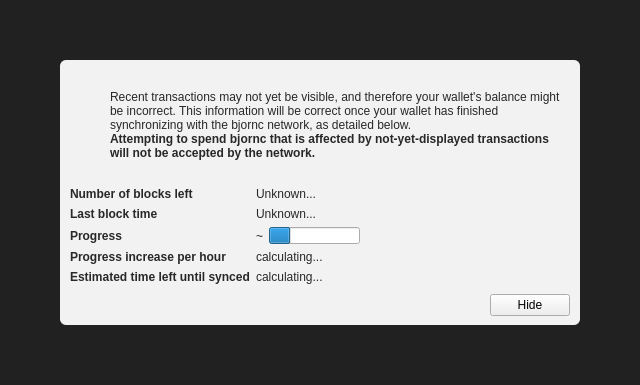
<?xml version="1.0" encoding="UTF-8"?>
<ui version="4.0">
 <class>ModalOverlay</class>
 <widget class="ModalOverlay" name="ModalOverlay">
  <property name="geometry">
   <rect>
    <x>0</x>
    <y>0</y>
    <width>640</width>
    <height>385</height>
   </rect>
  </property>
  <property name="windowTitle">
   <string>Form</string>
  </property>
  <layout class="QVBoxLayout" name="verticalLayout" stretch="0">
   <property name="sizeConstraint">
    <enum>QLayout::SetDefaultConstraint</enum>
   </property>
   <property name="leftMargin">
    <number>0</number>
   </property>
   <property name="topMargin">
    <number>0</number>
   </property>
   <property name="rightMargin">
    <number>0</number>
   </property>
   <property name="bottomMargin">
    <number>0</number>
   </property>
   <item>
    <widget class="QWidget" name="bgWidget" native="true">
     <property name="styleSheet">
      <string notr="true">#bgWidget { background: rgba(0,0,0,220); }</string>
     </property>
     <layout class="QVBoxLayout" name="verticalLayoutMain" stretch="1">
      <property name="leftMargin">
       <number>60</number>
      </property>
      <property name="topMargin">
       <number>60</number>
      </property>
      <property name="rightMargin">
       <number>60</number>
      </property>
      <property name="bottomMargin">
       <number>60</number>
      </property>
      <item>
       <widget class="QWidget" name="contentWidget" native="true">
        <property name="styleSheet">
         <string notr="true">#contentWidget { background: rgba(255,255,255,240); border-radius: 6px; }

QLabel { color: rgb(40,40,40);  }</string>
        </property>
        <layout class="QVBoxLayout" name="verticalLayoutSub" stretch="1,0,0,0">
         <property name="spacing">
          <number>0</number>
         </property>
         <property name="leftMargin">
          <number>10</number>
         </property>
         <property name="topMargin">
          <number>10</number>
         </property>
         <property name="rightMargin">
          <number>10</number>
         </property>
         <property name="bottomMargin">
          <number>10</number>
         </property>
         <item>
          <layout class="QHBoxLayout" name="horizontalLayoutIconText" stretch="0,1">
           <property name="topMargin">
            <number>20</number>
           </property>
           <item>
            <layout class="QVBoxLayout" name="verticalLayoutIcon">
             <property name="leftMargin">
              <number>0</number>
             </property>
             <item>
              <widget class="QPushButton" name="warningIcon">
               <property name="enabled">
                <bool>false</bool>
               </property>
               <property name="text">
                <string/>
               </property>
               <property name="icon">
                <iconset>
                 <normaloff>:/icons/warning</normaloff>
                 <disabledoff>:/icons/warning</disabledoff>:/icons/warning</iconset>
               </property>
               <property name="iconSize">
                <size>
                 <width>48</width>
                 <height>48</height>
                </size>
               </property>
               <property name="flat">
                <bool>true</bool>
               </property>
              </widget>
             </item>
             <item>
              <spacer name="verticalSpacerWarningIcon">
               <property name="orientation">
                <enum>Qt::Vertical</enum>
               </property>
               <property name="sizeHint" stdset="0">
                <size>
                 <width>20</width>
                 <height>40</height>
                </size>
               </property>
              </spacer>
             </item>
            </layout>
           </item>
           <item>
            <layout class="QVBoxLayout" name="verticalLayoutInfoText">
             <property name="leftMargin">
              <number>0</number>
             </property>
             <property name="topMargin">
              <number>0</number>
             </property>
             <item>
              <widget class="QLabel" name="infoText">
               <property name="text">
                <string>Recent transactions may not yet be visible, and therefore your wallet's balance might be incorrect. This information will be correct once your wallet has finished synchronizing with the bjornc network, as detailed below.</string>
               </property>
               <property name="textFormat">
                <enum>Qt::RichText</enum>
               </property>
               <property name="wordWrap">
                <bool>true</bool>
               </property>
              </widget>
             </item>
             <item>
              <widget class="QLabel" name="infoTextStrong">
               <property name="font">
                <font>
                 <weight>75</weight>
                 <bold>true</bold>
                </font>
               </property>
               <property name="text">
                <string>Attempting to spend bjornc that is affected by not-yet-displayed transactions will not be accepted by the network.</string>
               </property>
               <property name="textFormat">
                <enum>Qt::RichText</enum>
               </property>
               <property name="wordWrap">
                <bool>true</bool>
               </property>
              </widget>
             </item>
             <item>
              <spacer name="verticalSpacerInTextSpace">
               <property name="orientation">
                <enum>Qt::Vertical</enum>
               </property>
               <property name="sizeHint" stdset="0">
                <size>
                 <width>20</width>
                 <height>40</height>
                </size>
               </property>
              </spacer>
             </item>
            </layout>
           </item>
          </layout>
         </item>
         <item>
          <spacer name="verticalSpacerAfterText">
           <property name="orientation">
            <enum>Qt::Vertical</enum>
           </property>
           <property name="sizeHint" stdset="0">
            <size>
             <width>20</width>
             <height>40</height>
            </size>
           </property>
          </spacer>
         </item>
         <item>
          <layout class="QFormLayout" name="formLayout">
           <property name="fieldGrowthPolicy">
            <enum>QFormLayout::FieldsStayAtSizeHint</enum>
           </property>
           <property name="horizontalSpacing">
            <number>6</number>
           </property>
           <property name="verticalSpacing">
            <number>6</number>
           </property>
           <property name="topMargin">
            <number>10</number>
           </property>
           <item row="0" column="0">
            <widget class="QLabel" name="labelNumberOfBlocksLeft">
             <property name="font">
              <font>
               <weight>75</weight>
               <bold>true</bold>
              </font>
             </property>
             <property name="text">
              <string>Number of blocks left</string>
             </property>
            </widget>
           </item>
           <item row="0" column="1">
            <widget class="QLabel" name="numberOfBlocksLeft">
             <property name="text">
              <string>Unknown...</string>
             </property>
            </widget>
           </item>
           <item row="1" column="0">
            <widget class="QLabel" name="labelLastBlockTime">
             <property name="font">
              <font>
               <weight>75</weight>
               <bold>true</bold>
              </font>
             </property>
             <property name="text">
              <string>Last block time</string>
             </property>
            </widget>
           </item>
           <item row="1" column="1">
            <widget class="QLabel" name="newestBlockDate">
             <property name="sizePolicy">
              <sizepolicy hsizetype="Maximum" vsizetype="Preferred">
               <horstretch>0</horstretch>
               <verstretch>0</verstretch>
              </sizepolicy>
             </property>
             <property name="text">
              <string>Unknown...</string>
             </property>
            </widget>
           </item>
           <item row="2" column="0">
            <widget class="QLabel" name="labelSyncDone">
             <property name="font">
              <font>
               <weight>75</weight>
               <bold>true</bold>
              </font>
             </property>
             <property name="text">
              <string>Progress</string>
             </property>
            </widget>
           </item>
           <item row="2" column="1">
            <layout class="QHBoxLayout" name="horizontalLayoutSync" stretch="0,1">
             <item>
              <widget class="QLabel" name="percentageProgress">
               <property name="text">
                <string notr="true">~</string>
               </property>
              </widget>
             </item>
             <item>
              <widget class="QProgressBar" name="progressBar">
               <property name="value">
                <number>24</number>
               </property>
               <property name="format">
                <string/>
               </property>
              </widget>
             </item>
            </layout>
           </item>
           <item row="4" column="0">
            <widget class="QLabel" name="labelProgressIncrease">
             <property name="font">
              <font>
               <weight>75</weight>
               <bold>true</bold>
              </font>
             </property>
             <property name="text">
              <string>Progress increase per hour</string>
             </property>
            </widget>
           </item>
           <item row="4" column="1">
            <widget class="QLabel" name="progressIncreasePerH">
             <property name="text">
              <string>calculating...</string>
             </property>
            </widget>
           </item>
           <item row="5" column="0">
            <widget class="QLabel" name="labelEstimatedTimeLeft">
             <property name="font">
              <font>
               <weight>75</weight>
               <bold>true</bold>
              </font>
             </property>
             <property name="text">
              <string>Estimated time left until synced</string>
             </property>
            </widget>
           </item>
           <item row="5" column="1">
            <widget class="QLabel" name="expectedTimeLeft">
             <property name="text">
              <string>calculating...</string>
             </property>
            </widget>
           </item>
          </layout>
         </item>
         <item>
          <layout class="QHBoxLayout" name="horizontalLayoutButtons">
           <property name="leftMargin">
            <number>10</number>
           </property>
           <property name="topMargin">
            <number>10</number>
           </property>
           <item>
            <spacer name="horizontalSpacer">
             <property name="orientation">
              <enum>Qt::Horizontal</enum>
             </property>
             <property name="sizeHint" stdset="0">
              <size>
               <width>40</width>
               <height>20</height>
              </size>
             </property>
            </spacer>
           </item>
           <item>
            <widget class="QPushButton" name="closeButton">
             <property name="text">
              <string>Hide</string>
             </property>
            </widget>
           </item>
          </layout>
         </item>
        </layout>
       </widget>
      </item>
     </layout>
    </widget>
   </item>
  </layout>
 </widget>
 <customwidgets>
  <customwidget>
   <class>ModalOverlay</class>
   <extends>QWidget</extends>
   <header>qt/modaloverlay.h</header>
   <container>1</container>
  </customwidget>
 </customwidgets>
 <resources/>
 <connections/>
</ui>
